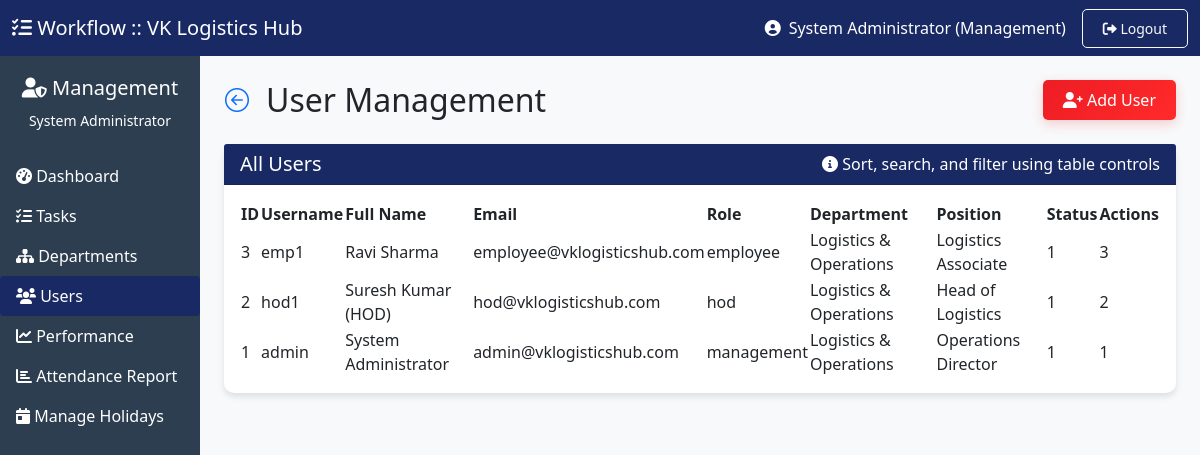
The page /dashboard/management/users.php (signed in) on the database its author committed.
### tables this page shows
CREATE TABLE IF NOT EXISTS `users` (
  `id` INT AUTO_INCREMENT PRIMARY KEY,
  `username` VARCHAR(50) NOT NULL UNIQUE,
  `email` VARCHAR(100) NOT NULL UNIQUE,
  `password` VARCHAR(255) NOT NULL,
  `full_name` VARCHAR(100) NOT NULL,
  `role` ENUM('management', 'hod', 'employee') NOT NULL,
  `department_id` INT NULL,
  `position` VARCHAR(100) NULL,
  `is_active` TINYINT(1) DEFAULT 1,
  `last_login` DATETIME NULL,
  `created_at` TIMESTAMP DEFAULT CURRENT_TIMESTAMP,
  INDEX (`department_id`),
  INDEX (`role`),
  INDEX (`is_active`)
);

CREATE TABLE IF NOT EXISTS `departments` (
  `id` INT AUTO_INCREMENT PRIMARY KEY,
  `name` VARCHAR(100) NOT NULL UNIQUE,
  `description` TEXT NULL,
  `created_by` INT NULL,
  `created_at` TIMESTAMP DEFAULT CURRENT_TIMESTAMP
);

### dashboard/management/users.php (the view, shortened to what this page needs)
<?php
require_once __DIR__ . '/../../config.php';
$user_name = $_SESSION['full_name'];
try {
    $db = getDB();
} catch(Exception $e) {
    die("Database connection failed. Please check your database setup.");
}
$users = [];
try {
    $stmt = $db->query("SELECT u.*, d.name as department_name FROM users u LEFT JOIN departments d ON u.department_id = d.id ORDER BY u.full_name");
    $users = $stmt->fetchAll();
} catch(Exception $e) {
    $message = "Error loading data: " . $e->getMessage();
    $message_type = "danger";
}
?>
<!DOCTYPE html>
<html lang="en">
<head>
    <link href="https://cdn.jsdelivr.net/npm/bootstrap@5.1.3/dist/css/bootstrap.min.css" rel="stylesheet">
    <link rel="stylesheet" href="https://cdnjs.cloudflare.com/ajax/libs/font-awesome/6.0.0/css/all.min.css">
    <link rel="stylesheet" href="https://unpkg.com/bootstrap-table@1.22.1/dist/bootstrap-table.min.css">
<link rel="stylesheet" href="https://cdn.jsdelivr.net/npm/bootstrap-icons@1.11.1/font/bootstrap-icons.css">
    <link href="../../assets/css/style.css" rel="stylesheet">
</head>
<body style="background-color: #f8f9fa;">
    <nav class="navbar navbar-light bg-primary sticky-top">
        <div class="container-fluid">
            <a class="navbar-brand text-white" href="index.php">
                <i class="fas fa-tasks"></i> Workflow :: VK Logistics Hub
            </a>
            <div class="d-flex align-items-center text-white">
                <i class="fas fa-user-circle me-2"></i>
                <?php echo $user_name; ?> (Management)
                <a href="../../auth/logout.php" class="btn btn-outline-light btn-sm ms-3">
                    <i class="fas fa-sign-out-alt"></i> Logout
                </a>
            </div>
        </div>
    </nav>
    <div class="container-fluid">
        <div class="row">
            <div class="col-md-3 col-lg-2 px-0 sidebar-custom" style="background: #2c3e50; min-height: calc(100vh - 56px); color: white; padding-top: 20px;">
                <div class="text-center mb-4">
                    <h5><i class="fas fa-user-shield"></i> Management</h5>
                    <small><?php echo $user_name; ?></small>
                </div>
<ul class="nav flex-column d-none d-md-block">
    <li class="nav-item"><a class="nav-link text-white" href="index.php"><i class="fas fa-tachometer-alt"></i> Dashboard</a></li>
    <li class="nav-item"><a class="nav-link text-white" href="tasks.php"><i class="fas fa-tasks"></i> Tasks</a></li>
    <li class="nav-item"><a class="nav-link text-white" href="departments.php"><i class="fas fa-sitemap"></i> Departments</a></li>
    <li class="nav-item"><a class="nav-link text-white active bg-primary rounded" href="users.php"><i class="fas fa-users"></i> Users</a></li>
    <li class="nav-item"><a class="nav-link text-white" href="performance.php"><i class="fas fa-chart-line"></i> Performance</a></li>
<li class="nav-item"><a class="nav-link text-white" href="admin_attendance_report.php"><i class="fas fa-chart-bar"></i> Attendance Report</a></li>
               <li class="nav-item"><a class="nav-link text-white" href="manage_holidays.php"><i class="fas fa-calendar-day"></i> Manage Holidays</a></li>
</ul>
            </div>
            <main class="col-md-9 ms-sm-auto col-lg-10 px-md-4 py-4">
                <div class="d-flex justify-content-between align-items-center mb-4">
    <div class="d-flex align-items-center">
        <a href="index.php" class="btn btn-link p-0 me-3 fs-4 text-primary">
            <i class="bi bi-arrow-left-circle"></i>
        </a>
        <h1 class="h2 mb-0">User Management</h1>
    </div>
    <button class="btn btn-book-now" data-bs-toggle="modal" data-bs-target="#createUserModal">
        <i class="fas fa-user-plus"></i> Add User
    </button>
</div>
                <div class="card">
                    <div class="card-header bg-primary text-white d-flex justify-content-between align-items-center">
                        <h5 class="mb-0">All Users</h5>
                        <div class="text-white">
                            <i class="fas fa-info-circle"></i> Sort, search, and filter using table controls
                        </div>
                    </div>
                    <div class="card-body">
                        <table id="usersTable"
                               data-toggle="table"
                               data-search="true"
                               data-show-search-clear-button="true"
                               data-search-align="left"
                               data-pagination="true"
                               data-page-list="[10, 25, 50, 100, all]"
                               data-show-columns="true"
                               data-show-refresh="true"
                               data-show-export="true"
                               data-buttons-class="primary"
                               data-show-fullscreen="true"
                               data-sortable="true"
                               data-sort-class="table-active"
                               data-page-size="10"
                               class="table-hover">
                            <thead>
                                <tr>
                                    <th data-field="id" data-sortable="true" data-width="80">ID</th>
                                    <th data-field="username" data-sortable="true">Username</th>
                                    <th data-field="full_name" data-sortable="true">Full Name</th>
                                    <th data-field="email" data-sortable="true">Email</th>
                                    <th data-field="role" data-sortable="true" data-formatter="roleFormatter">Role</th>
                                    <th data-field="department" data-sortable="true">Department</th>
                                    <th data-field="position" data-sortable="true">Position</th>
                                    <th data-field="status" data-sortable="true" data-formatter="statusFormatter" data-width="100">Status</th>
                                    <th data-field="actions" data-formatter="actionsFormatter" data-align="center" data-width="150">Actions</th>
                                </tr>
                            </thead>
                            <tbody>
                                <?php foreach($users as $user): ?>
                                <tr>
                                    <td><?php echo $user['id']; ?></td>
                                    <td><?php echo htmlspecialchars($user['username']); ?></td>
                                    <td><?php echo htmlspecialchars($user['full_name']); ?></td>
                                    <td><?php echo htmlspecialchars($user['email']); ?></td>
                                    <td><?php echo $user['role']; ?></td>
                                    <td><?php echo $user['department_name'] ?? 'N/A'; ?></td>
                                    <td><?php echo htmlspecialchars($user['position'] ?? '-'); ?></td>
                                    <td><?php echo $user['is_active']; ?></td>
                                    <td><?php echo $user['id']; ?></td>
                                </tr>
                                <?php endforeach; ?>
                            </tbody>
                        </table>
                    </div>
                </div>
            </main>
        </div>
    </div>
</body>
</html>

### assets/css/style.css (style rules this page uses)
body { background-color: #f8f9fa; font-family: 'Segoe UI', Tahoma, Geneva, Verdana, sans-serif; }
.bg-primary { background-color: #192964 !important; }
.btn-book-now { background: linear-gradient(135deg, #ed1d24 0%, #ff2a2a 100%); color: white; border: none; padding: 10px 20px; border-radius: 5px; font-weight: 600; transition: all 0.3s ease; box-shadow: 0 4px 12px rgba(237, 29, 36, 0.2); }
.card { border: none; border-radius: 10px; box-shadow: 0 4px 6px rgba(0,0,0,0.1); margin-bottom: 20px; transition: transform 0.3s; }
.btn { border-radius: 5px; padding: 8px 20px; font-weight: 500; }

### rows shown on the page
users: id "3", username "emp1", full_name "Ravi Sharma", email "employee@vklogisticshub.com", role "employee", department.name "Logistics & Operations", position "Logistics Associate", is_active "1"
users: id "2", username "hod1", full_name "Suresh Kumar (HOD)", email "hod@vklogisticshub.com", role "hod", department.name "Logistics & Operations", position "Head of Logistics", is_active "1"
users: id "1", username "admin", full_name "System Administrator", email "admin@vklogisticshub.com", role "management", department.name "Logistics & Operations", position "Operations Director", is_active "1"

### other values the page prints
$user_name "System Administrator"
